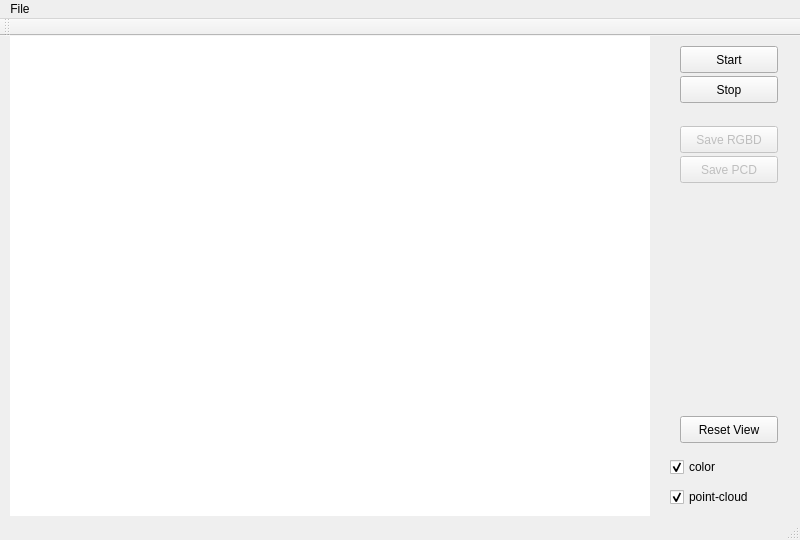
<?xml version="1.0" encoding="UTF-8"?>
<ui version="4.0">
 <class>MainWindow</class>
 <widget class="QMainWindow" name="MainWindow">
  <property name="enabled">
   <bool>true</bool>
  </property>
  <property name="geometry">
   <rect>
    <x>0</x>
    <y>0</y>
    <width>800</width>
    <height>540</height>
   </rect>
  </property>
  <property name="windowTitle">
   <string>MainWindow</string>
  </property>
  <property name="statusTip">
   <string/>
  </property>
  <widget class="QWidget" name="centralWidget">
   <widget class="QGraphicsView" name="glView">
    <property name="geometry">
     <rect>
      <x>10</x>
      <y>0</y>
      <width>640</width>
      <height>480</height>
     </rect>
    </property>
    <property name="sizePolicy">
     <sizepolicy hsizetype="Fixed" vsizetype="Fixed">
      <horstretch>0</horstretch>
      <verstretch>0</verstretch>
     </sizepolicy>
    </property>
    <property name="maximumSize">
     <size>
      <width>640</width>
      <height>480</height>
     </size>
    </property>
    <property name="frameShape">
     <enum>QFrame::NoFrame</enum>
    </property>
    <property name="frameShadow">
     <enum>QFrame::Plain</enum>
    </property>
    <property name="lineWidth">
     <number>0</number>
    </property>
    <property name="sceneRect">
     <rectf>
      <x>0.000000000000000</x>
      <y>0.000000000000000</y>
      <width>640.000000000000000</width>
      <height>480.000000000000000</height>
     </rectf>
    </property>
    <property name="viewportUpdateMode">
     <enum>QGraphicsView::NoViewportUpdate</enum>
    </property>
   </widget>
   <widget class="QPushButton" name="ButtonStart">
    <property name="geometry">
     <rect>
      <x>680</x>
      <y>10</y>
      <width>98</width>
      <height>27</height>
     </rect>
    </property>
    <property name="text">
     <string>Start</string>
    </property>
   </widget>
   <widget class="QPushButton" name="ButtonStop">
    <property name="geometry">
     <rect>
      <x>680</x>
      <y>40</y>
      <width>98</width>
      <height>27</height>
     </rect>
    </property>
    <property name="text">
     <string>Stop</string>
    </property>
   </widget>
   <widget class="QCheckBox" name="checkColor">
    <property name="geometry">
     <rect>
      <x>670</x>
      <y>420</y>
      <width>81</width>
      <height>22</height>
     </rect>
    </property>
    <property name="text">
     <string>color</string>
    </property>
    <property name="checked">
     <bool>true</bool>
    </property>
   </widget>
   <widget class="QCheckBox" name="checkPoints">
    <property name="geometry">
     <rect>
      <x>670</x>
      <y>450</y>
      <width>121</width>
      <height>22</height>
     </rect>
    </property>
    <property name="text">
     <string>point-cloud</string>
    </property>
    <property name="checked">
     <bool>true</bool>
    </property>
   </widget>
   <widget class="QPushButton" name="pushSaveRGBD">
    <property name="enabled">
     <bool>false</bool>
    </property>
    <property name="geometry">
     <rect>
      <x>680</x>
      <y>90</y>
      <width>98</width>
      <height>27</height>
     </rect>
    </property>
    <property name="text">
     <string>Save RGBD</string>
    </property>
   </widget>
   <widget class="QPushButton" name="pushSavePCD">
    <property name="enabled">
     <bool>false</bool>
    </property>
    <property name="geometry">
     <rect>
      <x>680</x>
      <y>120</y>
      <width>98</width>
      <height>27</height>
     </rect>
    </property>
    <property name="text">
     <string>Save PCD</string>
    </property>
   </widget>
   <widget class="QPushButton" name="pushReset">
    <property name="geometry">
     <rect>
      <x>680</x>
      <y>380</y>
      <width>98</width>
      <height>27</height>
     </rect>
    </property>
    <property name="text">
     <string>Reset View</string>
    </property>
   </widget>
  </widget>
  <widget class="QMenuBar" name="menuBar">
   <property name="geometry">
    <rect>
     <x>0</x>
     <y>0</y>
     <width>800</width>
     <height>25</height>
    </rect>
   </property>
   <widget class="QMenu" name="menuFile">
    <property name="title">
     <string>File</string>
    </property>
    <addaction name="separator"/>
    <addaction name="actionPreferences"/>
    <addaction name="separator"/>
    <addaction name="actionExit"/>
   </widget>
   <addaction name="menuFile"/>
  </widget>
  <widget class="QToolBar" name="mainToolBar">
   <attribute name="toolBarArea">
    <enum>TopToolBarArea</enum>
   </attribute>
   <attribute name="toolBarBreak">
    <bool>false</bool>
   </attribute>
  </widget>
  <widget class="QStatusBar" name="statusBar"/>
  <action name="actionExit">
   <property name="text">
    <string>Exit</string>
   </property>
  </action>
  <action name="actionPreferences">
   <property name="text">
    <string>Preferences</string>
   </property>
  </action>
 </widget>
 <layoutdefault spacing="6" margin="11"/>
 <resources/>
 <connections/>
</ui>
